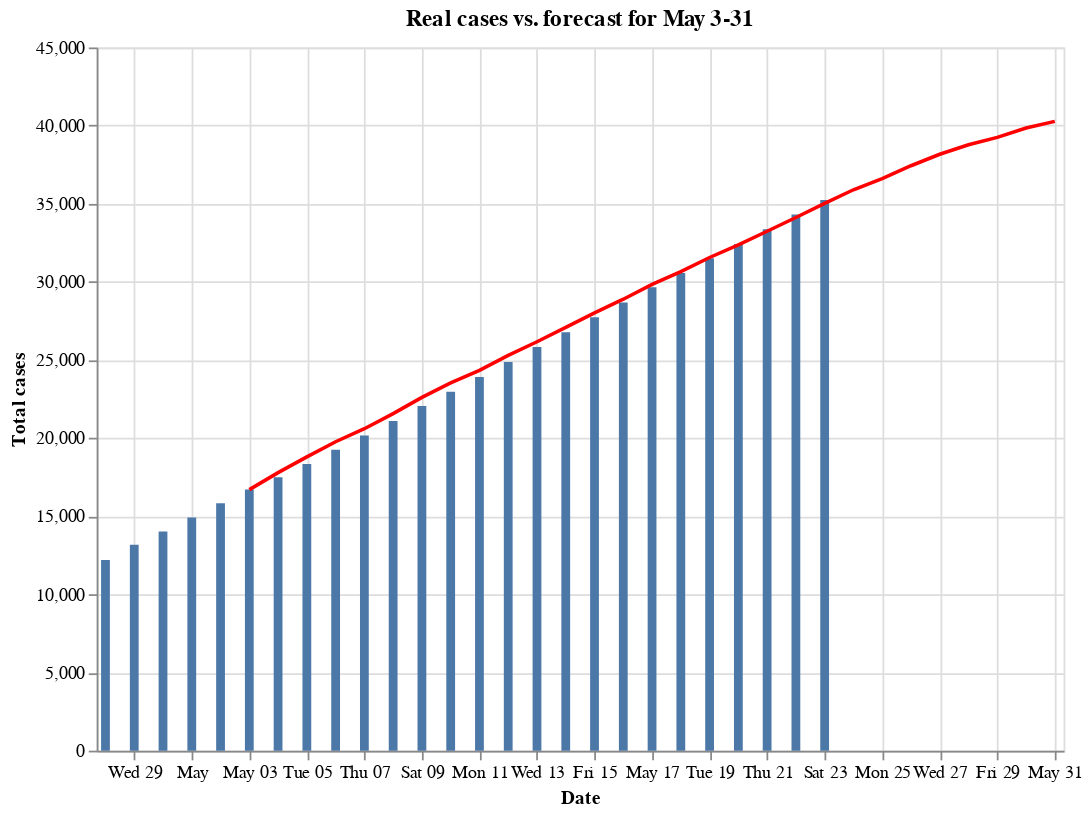

Here is the notebook cell this chart was saved with:
### Code cell
confirmed_cases_started_from_may = confirmed_cases[
    (confirmed_cases['total_cases'] > 0) & \
    (confirmed_cases['date'] >='4/28/2020') & \
    (confirmed_cases['date'] <='6/5/2020')
]

confirmed_cases_chart = alt.Chart(
    confirmed_cases_started_from_may,
    title='Real cases vs. forecast for May 3-31'
).mark_bar().encode(
    x=alt.X('date:T', title='Date'),
    y=alt.Y('total_cases:Q', title='Total cases'),
)

forecast_cases_chart = alt.Chart(
    forecast_data,
).mark_line(
    color='red'
).encode(
    x=alt.X('date:T'),
    y=alt.Y('total_cases:Q'),
)

(confirmed_cases_chart + forecast_cases_chart).properties(
    **default_chart_properties)

### Figure 1 — Vega-Lite specification as saved in the notebook (floating-point values rounded to 4 significant figures)
{"config": {"view": {"continuousWidth": 400, "continuousHeight": 300}}, "layer": [{"data": {"name": "data-f0c02c809832f94149cecc8a8fdf79f7"}, "mark": "bar", "encoding": {"x": {"type": "temporal", "field": "date", "title": "Date"}, "y": {"type": "quantitative", "field": "total_cases", "title": "Total cases"}}, "title": "Real cases vs. forecast for May 3-31"}, {"data": {"name": "data-cab269fde73c1fd7f50178722b09169b"}, "mark": {"type": "line", "color": "red"}, "encoding": {"x": {"type": "temporal", "field": "date"}, "y": {"type": "quantitative", "field": "total_cases"}}}], "height": 400, "width": 550, "$schema": "https://vega.github.io/schema/vega-lite/v4.8.1.json", "datasets": {"data-f0c02c809832f94149cecc8a8fdf79f7": [{"date": "2020-04-28T00:00:00", "total_cases": 12208}, {"date": "2020-04-29T00:00:00", "total_cases": 13181}, {"date": "2020-04-30T00:00:00", "total_cases": 14027}, {"date": "2020-05-01T00:00:00", "total_cases": 14917}, {"date": "2020-05-02T00:00:00", "total_cases": 15828}, {"date": "2020-05-03T00:00:00", "total_cases": 16705}, {"date": "2020-05-04T00:00:00", "total_cases": 17489}, {"date": "2020-05-05T00:00:00", "total_cases": 18350}, {"date": "2020-05-06T00:00:00", "total_cases": 19255}, {"date": "2020-05-07T00:00:00", "total_cases": 20168}, {"date": "2020-05-08T00:00:00", "total_cases": 21101}, {"date": "2020-05-09T00:00:00", "total_cases": 22052}, {"date": "2020-05-10T00:00:00", "total_cases": 22973}, {"date": "2020-05-11T00:00:00", "total_cases": 23906}, {"date": "2020-05-12T00:00:00", "total_cases": 24873}, {"date": "2020-05-13T00:00:00", "total_cases": 25825}, {"date": "2020-05-14T00:00:00", "total_cases": 26772}, {"date": "2020-05-15T00:00:00", "total_cases": 27730}, {"date": "2020-05-16T00:00:00", "total_cases": 28681}, {"date": "2020-05-17T00:00:00", "total_cases": 29650}, {"date": "2020-05-18T00:00:00", "total_cases": 30572}, {"date": "2020-05-19T00:00:00", "total_cases": 31508}, {"date": "2020-05-20T00:00:00", "total_cases": 32426}, {"date": "2020-05-21T00:00:00", "total_cases": 33371}, {"date": "2020-05-22T00:00:00", "total_cases": 34303}, {"date": "2020-05-23T00:00:00", "total_cases": 35244}], "data-cab269fde73c1fd7f50178722b09169b": [{"date": "2020-05-03T00:00:00", "total_cases": 16705}, {"date": "2020-05-04T00:00:00", "total_cases": 17791}, {"date": "2020-05-05T00:00:00", "total_cases": 18798}, {"date": "2020-05-06T00:00:00", "total_cases": 19770}, {"date": "2020-05-07T00:00:00", "total_cases": 20602}, {"date": "2020-05-08T00:00:00", "total_cases": 21567}, {"date": "2020-05-09T00:00:00", "total_cases": 22606}, {"date": "2020-05-10T00:00:00", "total_cases": 23539}, {"date": "2020-05-11T00:00:00", "total_cases": 24339}, {"date": "2020-05-12T00:00:00", "total_cases": 25297}, {"date": "2020-05-13T00:00:00", "total_cases": 26168}, {"date": "2020-05-14T00:00:00", "total_cases": 27084}, {"date": "2020-05-15T00:00:00", "total_cases": 28019}, {"date": "2020-05-16T00:00:00", "total_cases": 28890}, {"date": "2020-05-17T00:00:00", "total_cases": 29836}, {"date": "2020-05-18T00:00:00", "total_cases": 30658}, {"date": "2020-05-19T00:00:00", "total_cases": 31561}, {"date": "2020-05-20T00:00:00", "total_cases": 32369}, {"date": "2020-05-21T00:00:00", "total_cases": 33237}, {"date": "2020-05-22T00:00:00", "total_cases": 34118}, {"date": "2020-05-23T00:00:00", "total_cases": 35026}, {"date": "2020-05-24T00:00:00", "total_cases": 35894}, {"date": "2020-05-25T00:00:00", "total_cases": 36611}, {"date": "2020-05-26T00:00:00", "total_cases": 37431}, {"date": "2020-05-27T00:00:00", "total_cases": 38166}, {"date": "2020-05-28T00:00:00", "total_cases": 38771}, {"date": "2020-05-29T00:00:00", "total_cases": 39246}, {"date": "2020-05-30T00:00:00", "total_cases": 39846}, {"date": "2020-05-31T00:00:00", "total_cases": 40271}]}}
